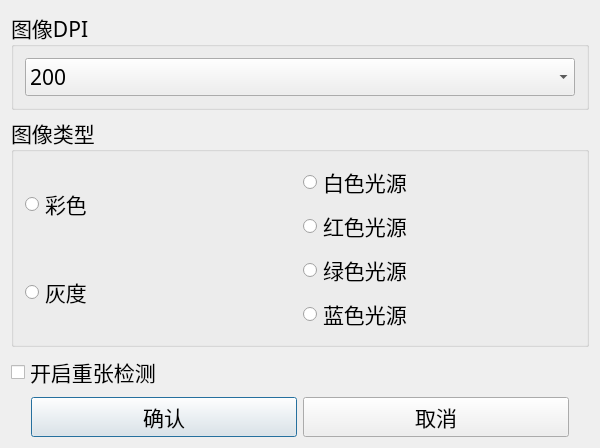
<?xml version="1.0" encoding="UTF-8"?>
<ui version="4.0">
 <class>ScanSetting</class>
 <widget class="QDialog" name="ScanSetting">
  <property name="geometry">
   <rect>
    <x>0</x>
    <y>0</y>
    <width>600</width>
    <height>400</height>
   </rect>
  </property>
  <property name="windowTitle">
   <string>扫描设置</string>
  </property>
  <layout class="QVBoxLayout" name="verticalLayout_2">
   <item>
    <widget class="QGroupBox" name="groupBox_2">
     <property name="font">
      <font>
       <family>Agency FB</family>
       <pointsize>16</pointsize>
      </font>
     </property>
     <property name="title">
      <string>图像DPI</string>
     </property>
     <layout class="QGridLayout" name="gridLayout_3">
      <item row="0" column="0">
       <widget class="QComboBox" name="comboBox_ImageDPI">
        <property name="sizeAdjustPolicy">
         <enum>QComboBox::AdjustToContents</enum>
        </property>
        <item>
         <property name="text">
          <string>200</string>
         </property>
        </item>
        <item>
         <property name="text">
          <string>300</string>
         </property>
        </item>
        <item>
         <property name="text">
          <string>600</string>
         </property>
        </item>
       </widget>
      </item>
     </layout>
    </widget>
   </item>
   <item>
    <widget class="QGroupBox" name="groupBox">
     <property name="font">
      <font>
       <family>Agency FB</family>
       <pointsize>16</pointsize>
      </font>
     </property>
     <property name="title">
      <string>图像类型</string>
     </property>
     <layout class="QGridLayout" name="gridLayout">
      <item row="0" column="0" rowspan="2">
       <widget class="QRadioButton" name="radioButton_TypeColor">
        <property name="text">
         <string>彩色</string>
        </property>
       </widget>
      </item>
      <item row="2" column="0" rowspan="2">
       <widget class="QRadioButton" name="radioButton_TypeGray">
        <property name="text">
         <string>灰度</string>
        </property>
       </widget>
      </item>
      <item row="0" column="1">
       <widget class="QRadioButton" name="radioButton_LightWhite">
        <property name="font">
         <font>
          <family>Agency FB</family>
          <pointsize>16</pointsize>
         </font>
        </property>
        <property name="text">
         <string>白色光源</string>
        </property>
       </widget>
      </item>
      <item row="1" column="1">
       <widget class="QRadioButton" name="radioButton_LightRed">
        <property name="text">
         <string>红色光源</string>
        </property>
       </widget>
      </item>
      <item row="2" column="1">
       <widget class="QRadioButton" name="radioButton_LightGreen">
        <property name="text">
         <string>绿色光源</string>
        </property>
       </widget>
      </item>
      <item row="3" column="1">
       <widget class="QRadioButton" name="radioButton_LightBlue">
        <property name="text">
         <string>蓝色光源</string>
        </property>
       </widget>
      </item>
     </layout>
    </widget>
   </item>
   <item>
    <widget class="QCheckBox" name="checkBox_DoubleCheck">
     <property name="font">
      <font>
       <family>Agency FB</family>
       <pointsize>16</pointsize>
      </font>
     </property>
     <property name="text">
      <string>开启重张检测</string>
     </property>
    </widget>
   </item>
   <item>
    <layout class="QHBoxLayout" name="horizontalLayout">
     <property name="leftMargin">
      <number>20</number>
     </property>
     <property name="rightMargin">
      <number>20</number>
     </property>
     <item>
      <widget class="QPushButton" name="pushButton_Confirm">
       <property name="font">
        <font>
         <family>Agency FB</family>
         <pointsize>16</pointsize>
        </font>
       </property>
       <property name="text">
        <string>确认</string>
       </property>
      </widget>
     </item>
     <item>
      <widget class="QPushButton" name="pushButton_Cancel">
       <property name="font">
        <font>
         <family>Agency FB</family>
         <pointsize>16</pointsize>
        </font>
       </property>
       <property name="text">
        <string>取消</string>
       </property>
      </widget>
     </item>
    </layout>
   </item>
  </layout>
 </widget>
 <layoutdefault spacing="6" margin="11"/>
 <resources/>
 <connections>
  <connection>
   <sender>radioButton_TypeColor</sender>
   <signal>clicked()</signal>
   <receiver>ScanSetting</receiver>
   <slot>ImageTypeChanged()</slot>
   <hints>
    <hint type="sourcelabel">
     <x>53</x>
     <y>162</y>
    </hint>
    <hint type="destinationlabel">
     <x>695</x>
     <y>204</y>
    </hint>
   </hints>
  </connection>
  <connection>
   <sender>radioButton_TypeGray</sender>
   <signal>clicked()</signal>
   <receiver>ScanSetting</receiver>
   <slot>ImageTypeChanged()</slot>
   <hints>
    <hint type="sourcelabel">
     <x>71</x>
     <y>231</y>
    </hint>
    <hint type="destinationlabel">
     <x>677</x>
     <y>267</y>
    </hint>
   </hints>
  </connection>
  <connection>
   <sender>pushButton_Confirm</sender>
   <signal>clicked()</signal>
   <receiver>ScanSetting</receiver>
   <slot>Confirm()</slot>
   <hints>
    <hint type="sourcelabel">
     <x>148</x>
     <y>355</y>
    </hint>
    <hint type="destinationlabel">
     <x>761</x>
     <y>566</y>
    </hint>
   </hints>
  </connection>
  <connection>
   <sender>pushButton_Cancel</sender>
   <signal>clicked()</signal>
   <receiver>ScanSetting</receiver>
   <slot>reject()</slot>
   <hints>
    <hint type="sourcelabel">
     <x>423</x>
     <y>346</y>
    </hint>
    <hint type="destinationlabel">
     <x>870</x>
     <y>433</y>
    </hint>
   </hints>
  </connection>
 </connections>
 <slots>
  <slot>ImageTypeChanged()</slot>
  <slot>Confirm()</slot>
 </slots>
</ui>
